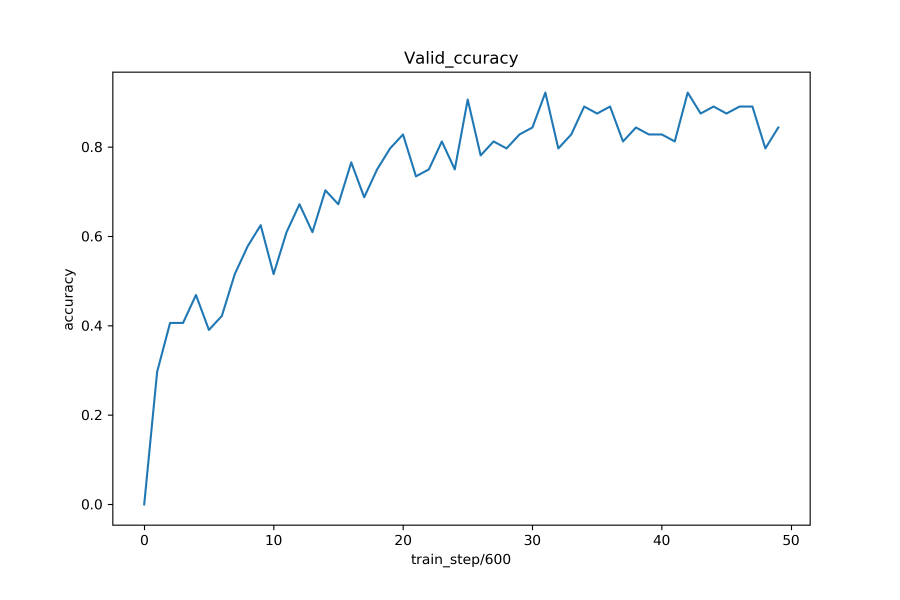
#> input picture Inception/metric/valid_accuracy.png, 2700 x 1800 px (shown at 1/3 size); its folder holds only this picture in this run
$ python -i cut_graph.py   (imports and definitions only)   (older library calls are emulated)
#> lines starting #> are read from the running program, lines starting #| are printed output that depends on the picture; after the words box and inside, x2 and y2 are one past the last pixel; in counts of white or black regions, pixels touching at a corner belong together
# -*- coding: utf-8 -*-
"""
Created on Sun Mar 17 13:44:37 2019

@author: WZX
"""

import os
import numpy as np
import cv2
import random
from PIL import Image,ImageEnhance

def preprocess_img(img_path):
#> in preprocess_img, img is the input picture: shape (1800, 2700, 3); mean B, G, R 252.6, 252.3, 251.8
    # [20 lines left out: function black, not called in this run]


    def contours_cut(img):
        """根据轮廓切割"""
        imgray = cv2.cvtColor(img,cv2.COLOR_BGR2GRAY)
        ret,thresh = cv2.threshold(imgray,0,255,cv2.THRESH_BINARY+cv2.THRESH_OTSU)
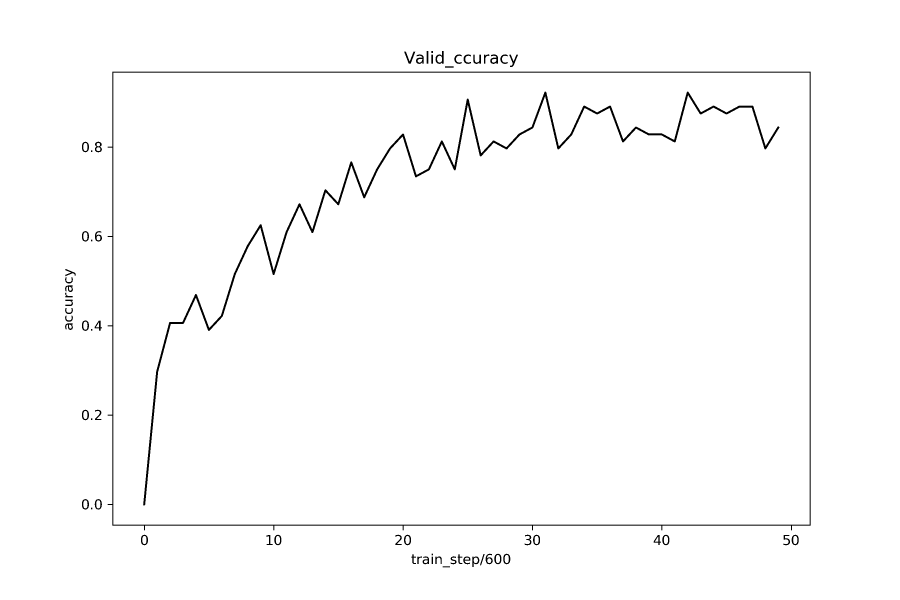
#> thresh: shape (1800, 2700) (shown at 1/3 size); 98.7% white; 65 black regions
#> ret = 152
        _, contours, hierarchy = cv2.findContours(thresh,cv2.RETR_TREE,cv2.CHAIN_APPROX_SIMPLE)
#> contours = 95 contours; largest, box (x1, y1, x2, y2) and area: (0, 0, 2700, 1800) 4855501, (322, 214, 2433, 1592) 2857451, (340, 218, 2429, 1574) 2829240, (428, 274, 2340, 1517) 31642, (1305, 152, 1332, 193) 712


        for i in range(len(contours)):
            x, y, w, h = cv2.boundingRect(contours[i])

            newimage = img[y-100:y+h+100,x-100:x+w+100] # 先用y确定高，再用x确定宽

            if newimage.shape[0] > 500 and newimage.shape[0] < 2000 and newimage.shape[1] > 500 and newimage.shape[1] < 2000:
                return newimage
#> this loop made 95 passes
#> (x, y, w, h) on passes 1 to 12: (0, 0, 2700, 1800), (1327, 1698, 24, 5), (1294, 1669, 6, 24), (1416, 1668, 23, 34), (1421, 1673, 13, 16), (1389, 1668, 23, 26), (1394, 1673, 13, 6), (1351, 1668, 20, 26), (1305, 1668, 21, 25), (1267, 1668, 21, 26), (1272, 1681, 11, 8), (1251, 1668, 16, 25)
#> pass 2, in contours_cut, `newimage = img[y-100:y+h+100,x-100:x+w+100]`:
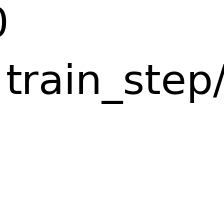
#> newimage: shape (202, 224, 3); min 0, max 255, mean 244.2
#> pass 3, in contours_cut, `newimage = img[y-100:y+h+100,x-100:x+w+100]`:
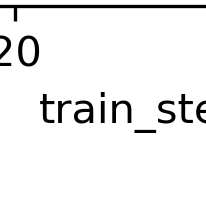
#> newimage: shape (224, 206, 3); min 0, max 255, mean 241.3


    img = cv2.imread(img_path)
    filename = os.path.splitext(os.path.basename(img_path))[0]
    filetype = os.path.splitext(os.path.basename(img_path))[1]


    imgdir=("img2/")
    if not os.path.isdir(imgdir):
        os.makedirs(imgdir)


    cv2.imwrite(imgdir+ filename+'_100' + filetype, contours_cut(img))


# [31 lines left out: functions putpixel, random_rotation, sharp, not called in this run]


def flip(img_path):
  img = Image.open(img_path)
  img.transpose(random.randrange(0,2)).save(img_path,quality = 95)


"""
for img_path in os.listdir('process_img'):
    preprocess_img(os.path.join('process_img',img_path))
"""


# [7 lines not run here, left out]

>>> result = preprocess_img('metric/valid_accuracy.png')
